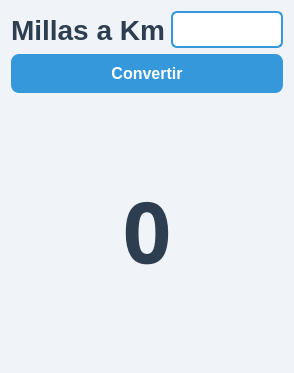
<?xml version="1.0" encoding="UTF-8"?>
<ui version="4.0">
 <class>Dialog</class>
 <widget class="QDialog" name="Dialog">
  <property name="geometry">
   <rect>
    <x>0</x>
    <y>0</y>
    <width>294</width>
    <height>373</height>
   </rect>
  </property>
  <property name="windowTitle">
   <string>Calculadora</string>
  </property>
  <property name="styleSheet">
   <string notr="true">QDialog {
    background-color: #f0f4f8; /* Fondo gris-azulado claro */
    border-radius: 10px;
}

QLabel {
    color: #2c3e50; /* Azul oscuro elegante */
    font-family: &quot;Segoe UI&quot;, &quot;Arial Black&quot;;
    font-size: 21pt;
    font-weight: bold;
}
QLabel#label_resultado {
    color: #2c3e50; /* Azul oscuro elegante */
    font-family: &quot;Segoe UI&quot;, &quot;Arial Black&quot;;
    font-size: 64pt;
    font-weight: bold;
}

QLineEdit {
    background-color: #ffffff;
    border: 2px solid #3498db; /* Azul vibrante */
    border-radius: 6px;
    padding: 6px;
    font-size: 12pt;
    color: #2c3e50;
}

QLineEdit:focus {
    border: 2px solid #1abc9c; /* Verde turquesa al enfocar */
    background-color: #ecf9f6;
}

QPushButton {
    background-color: #3498db; /* Azul principal */
    color: #ffffff;
    border: none;
    border-radius: 8px;
    padding: 10px 18px;
    font-size: 12pt;
    font-weight: bold;
}

QPushButton:hover {
    background-color: #2980b9; /* Azul más intenso */
}

QPushButton:pressed {
    background-color: #1f5a85; /* Azul profundo al presionar */
}

</string>
  </property>
  <layout class="QHBoxLayout" name="horizontalLayout">
   <item>
    <layout class="QVBoxLayout" name="verticalLayout">
     <item>
      <layout class="QGridLayout" name="gridLayout">
       <item row="0" column="1">
        <widget class="QLineEdit" name="edit_numero1"/>
       </item>
       <item row="0" column="0">
        <widget class="QLabel" name="label">
         <property name="text">
          <string>Millas a Km</string>
         </property>
        </widget>
       </item>
      </layout>
     </item>
     <item>
      <widget class="QPushButton" name="boton_sumar">
       <property name="text">
        <string>Convertir</string>
       </property>
      </widget>
     </item>
     <item>
      <widget class="QLabel" name="label_resultado">
       <property name="font">
        <font>
         <family>Segoe UI,Arial Black</family>
         <pointsize>64</pointsize>
         <weight>75</weight>
         <bold>true</bold>
        </font>
       </property>
       <property name="text">
        <string>0</string>
       </property>
       <property name="alignment">
        <set>Qt::AlignCenter</set>
       </property>
      </widget>
     </item>
    </layout>
   </item>
  </layout>
 </widget>
 <resources/>
 <connections/>
</ui>
